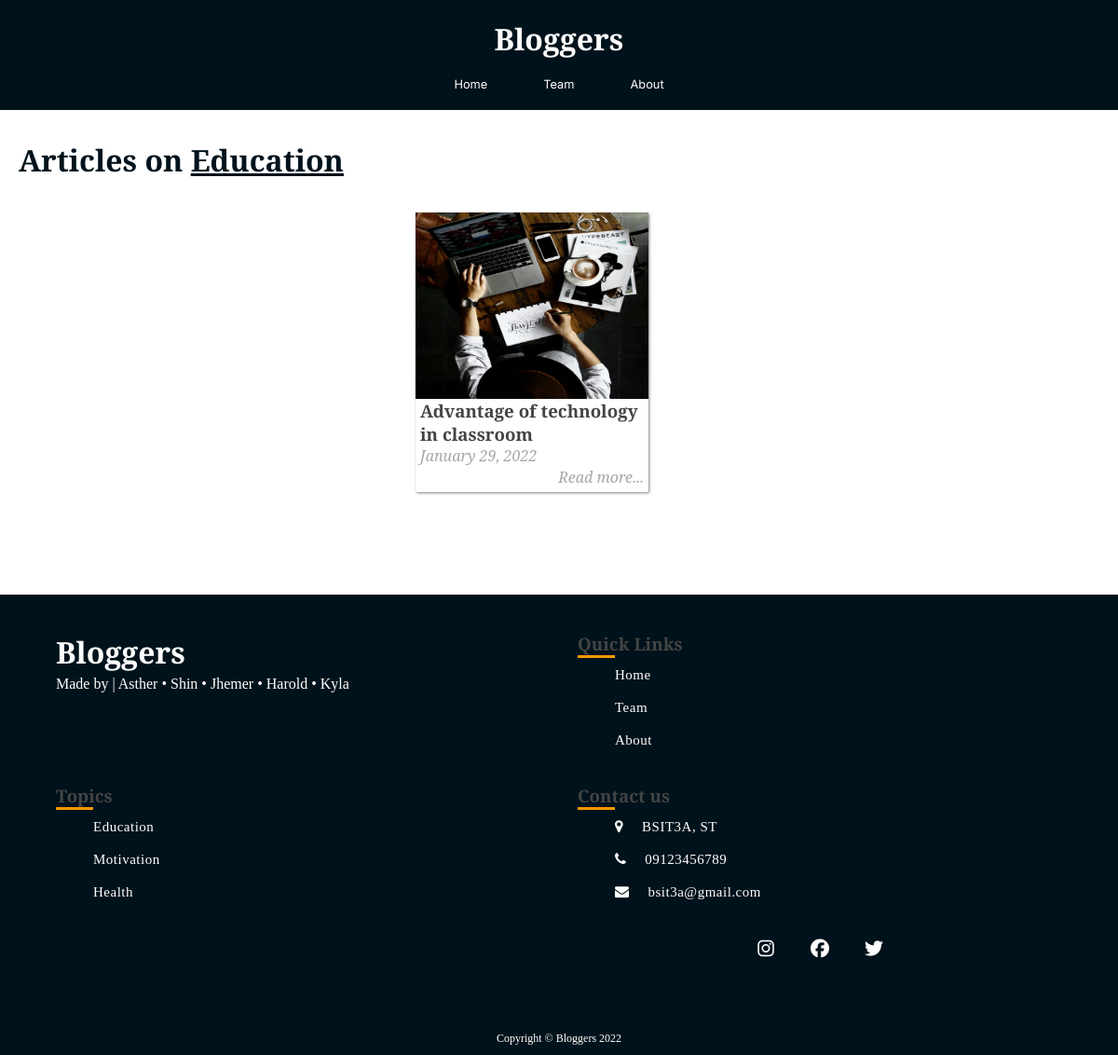
The app's page /blog/filtered_posts.php?topic=1, older data.
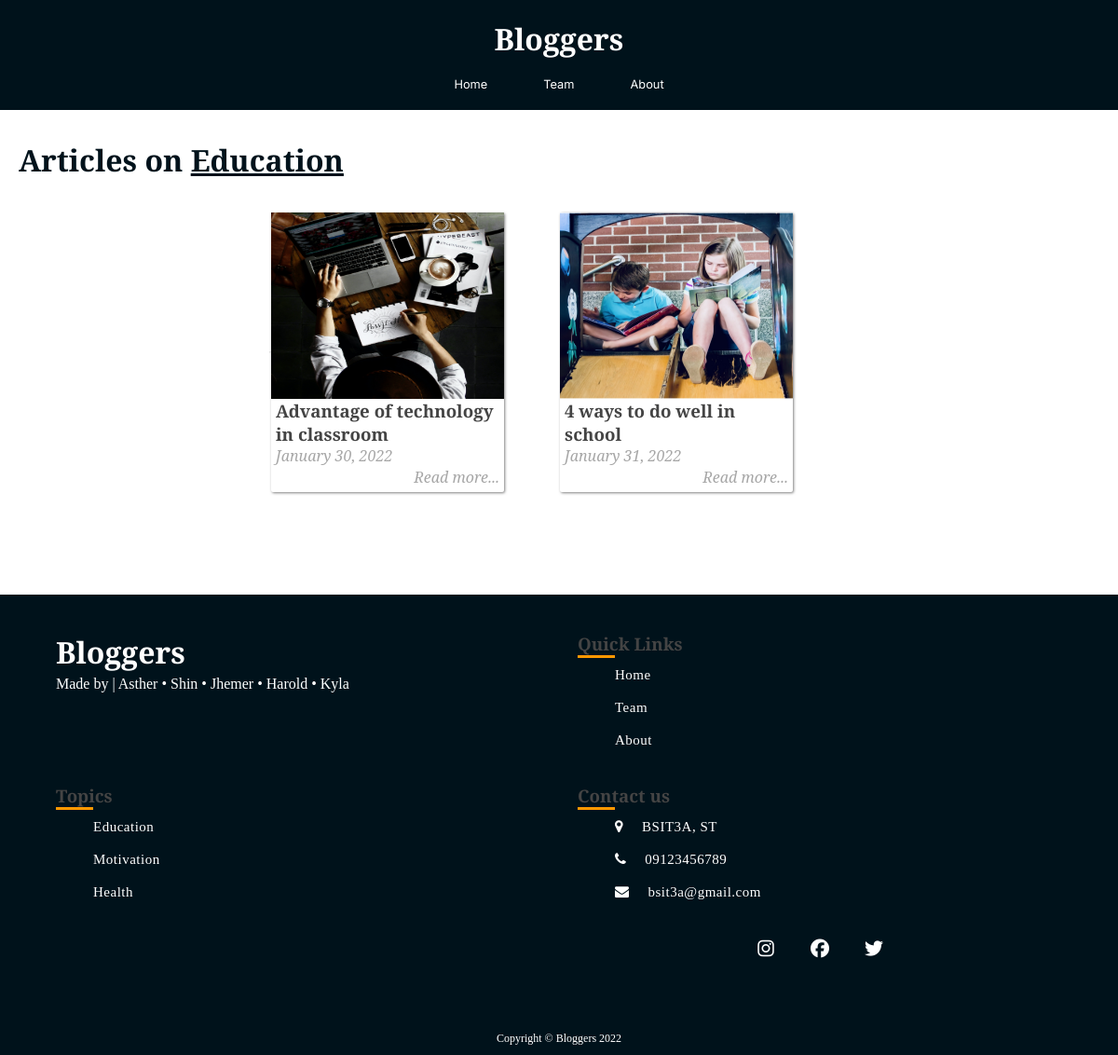
The same page, newer data.
### tables this page shows
CREATE TABLE `topics` (
  `id` int(11) NOT NULL,
  `name` varchar(255) NOT NULL,
  `slug` varchar(255) NOT NULL
);

CREATE TABLE `posts` (
  `id` int(11) NOT NULL,
  `user_id` int(11) DEFAULT NULL,
  `title` varchar(255) NOT NULL,
  `slug` varchar(255) NOT NULL,
  `views` int(11) NOT NULL DEFAULT 0,
  `image` longblob DEFAULT NULL,
  `body` text NOT NULL,
  `published` tinyint(1) NOT NULL,
  `created_at` timestamp NOT NULL DEFAULT current_timestamp() ON UPDATE current_timestamp(),
  `updated_at` timestamp NOT NULL DEFAULT '0000-00-00 00:00:00'
);

### blog/includes/public_functions.php (called while the page is built, shortened)
<?php
function getPostTopic($post_id){
	global $conn;
	$sql = "SELECT * FROM topics WHERE id=
			(SELECT topic_id FROM post_topic WHERE post_id=$post_id) LIMIT 1";
	$result = mysqli_query($conn, $sql);
	$topic = mysqli_fetch_assoc($result);
	return $topic;
}
function getPublishedPostsByTopic($topic_id) {
	global $conn;
	$sql = "SELECT * FROM posts ps
			WHERE ps.id IN
			(SELECT pt.post_id FROM post_topic pt
				WHERE pt.topic_id=$topic_id GROUP BY pt.post_id
				HAVING COUNT(1) = 1)";
	$result = mysqli_query($conn, $sql);
	$posts = mysqli_fetch_all($result, MYSQLI_ASSOC);
	$final_posts = array();
	foreach ($posts as $post) {
		$post['topic'] = getPostTopic($post['id']);
		array_push($final_posts, $post);
	}
	return $final_posts;
}
function getTopicNameById($id)
{
	global $conn;
	$sql = "SELECT name FROM topics WHERE id=$id";
	$result = mysqli_query($conn, $sql);
	$topic = mysqli_fetch_assoc($result);
	return $topic['name'];
}
?>

### blog/filtered_posts.php (the view, shortened to what this page needs)
<?php include('config.php'); ?>
<?php include('includes/public_functions.php'); ?>
<?php include('includes/head_section.php'); ?>
<?php
	if (isset($_GET['topic'])) {
		$topic_id = $_GET['topic'];
		$posts = getPublishedPostsByTopic($topic_id);
	}
?>
</head>
<body>
<div class="container filtered-posts">
	<?php include( ROOT_PATH . '/includes/navbar-opaque.php'); ?>
<div class="content">
	<h2 class="content-title">
		Articles on <u><?php echo getTopicNameById($topic_id); ?></u>
	</h2>
	<hr>
	<?php foreach ($posts as $post): ?>
		<div class="post" style="margin-left: 0px;">
			<img src="<?php echo BASE_URL . '/static/images/' . $post['image']; ?>" class="post_image" alt="">
			<a href="single_post.php?post-slug=<?php echo $post['slug']; ?>">
				<div class="post_info">
					<h3><?php echo $post['title'] ?></h3>
					<div class="info">
						<span><?php echo date("F j, Y ", strtotime($post["created_at"])); ?></span>
						<span class="read_more">Read more...</span>
					</div>
				</div>
			</a>
		</div>
	<?php endforeach ?>
</div>
</div>
	<?php include( ROOT_PATH . '/includes/footer.php'); ?>

### blog/includes/head_section.php (shortened to what this page needs)
<head>
	<link rel="stylesheet" href="static/css/public_styles.css">
</head>

### blog/includes/navbar-opaque.php
<?php if (isset($_SESSION['user']['username'])) { ?>
    <div class="navbar_ navbar-opaque">
        <div class="logo">
            <h1>Bloggers</h1>
        </div>
        <ul>
            <li><a class="active" href="index.php">Home</a></li>
            <li><a href="#news">Team</a></li>
            <li><a href="about.php">About</a></li>
        </ul>
    </div>
	<div class="logged_in_info">
		<span><?php echo $_SESSION['user']['username'] ?></span> |
		<a href="logout.php"><span><i class="fa fa-sign-out"></i></span></a>
	</div>
<?php }else{ ?>
    <div class="navbar_ navbar-opaque">
        <div class="logo">
            <h1>Bloggers</h1>
        </div>
        <ul>
            <li><a class="active" href="index.php">Home</a></li>
            <li><a href="team.php">Team</a></li>
            <li><a href="about.php">About</a></li>
        </ul>
    </div>
<?php } ?>

### blog/includes/footer.php (shortened to what this page needs)
<head>
  <link rel="stylesheet" href="https://cdnjs.cloudflare.com/ajax/libs/font-awesome/4.7.0/css/font-awesome.min.css">
</head>
<body>
<div class="footer">
  <div class="inner-footer">
    <div class="footer-items">
      <h1>Bloggers</h1>
      <p>Made by | Asther • Shin • Jhemer • Harold • Kyla</p>
    </div>
    <div class="footer-items">
      <h3>Quick Links</h3>
      <div class="border1"></div>
        <ul>
          <a href="index.php"><li>Home</li></a>
          <a href="team.php"><li>Team</li></a>
          <a href="about.php"><li>About</li></a>
        </ul>
    </div>
    <div class="footer-items">
      <h3>Topics</h3>
      <div class="border1"></div>
        <ul>
          <a href=""><li>Education</li></a>
          <a href=""><li>Motivation</li></a>
          <a href=""><li>Health</li></a>
        </ul>
    </div>
    <div class="footer-items">
      <h3>Contact us</h3>
      <div class="border1"></div>
        <ul>
          <li><i class="fa fa-map-marker" aria-hidden="true"></i>BSIT3A, ST</li>
          <li><i class="fa fa-phone" aria-hidden="true"></i>09123456789</li>
          <li><i class="fa fa-envelope" aria-hidden="true"></i>bsit3a@gmail.com</li>
        </ul>
        <div class="social-media">
          <a href="https://instagram.com"><i class="fab fa-instagram"></i></a>
          <a href="https://facebook.com"><i class="fab fa-facebook"></i></a>
          <a href="https://twitter.com"><i class="fab fa-twitter"></i></a>
        </div>
    </div>
  </div>
  <div class="footer-bottom">
    Copyright &copy; Bloggers 2022
  </div>
</div>
</body>

### blog/static/css/public_styles.css (style rules this page uses)
* { margin: 0px; padding: 0px; }
body { position: relative; margin: 0; padding-bottom: 6rem; min-height: 100%; }
h1, h2, h3, h4, h5, h6 { color: #444; font-family: "Averia Serif Libre", cursive; }
a { text-decoration: none; }
ul, ol { margin-left: 40px; }
hr { margin: 10px 0px; opacity: 0.25; }
.container { width: 100%; margin: 0px auto; }
.navbar-opaque { background: var(--primary-color); display: relative; }
.navbar_ ul { display: flex; margin: auto; justify-content: center; list-style-type: none; }
.navbar_ ul li { font-family: 'Inter', sans-serif; }
.navbar_ ul li a { display: block; color: white; text-align: center; padding: 20px 30px; font-size: .8em; text-decoration: none; }
.logo h1 { font-family: "Averia Serif Libre", cursive; color: #fff; text-align: center; padding-top: 20px; }
.content { display: flex; justify-content: center; align-items: center; flex-wrap: wrap; width: 100%; border-radius: 5px; min-height: 400px; margin: 50px 0; }
.content:after { content: ""; display: block; clear: both; }
.content .content-title { position: absolute; top: 0; left: 0; margin: 150px 20px; color: var(--primary-color); font-size: 2em; font-family: "Averia Serif Libre", cursive; }
.content .post { width: 250px; margin: 60px; height: 300px; float: left; border-radius: 2px; position: relative; box-shadow: 1px 1px 3px rgba(0,0,0,0.5); transition: 0.2s; }
.content .post .post_image { height: 200px; width: 100%; background-size: 100%; }
.content .post .post_info { height: 100%; padding: 0px 5px; font-weight: 200; font-family: "Noto Serif", serif; }
.content .post .post_info { color: #222; }
.content .post .post_info span { color: #a6a6a6; font-style: italic; }
.content .post .post_info span.read_more { position: absolute; right: 5px; bottom: 5px; }
.footer { position: relative; width: 100%; background: var(--primary-color); display: block; margin-bottom: -10000; }
.inner-footer { width: 95%; margin: auto; padding: 30px 10px; display: flex; flex-wrap: wrap; box-sizing: border-box; justify-content: center; }
.footer-items { width: 25%; padding: 10px 20px; box-sizing: border-box; color: #fff; }
.footer-items p { font-size: 16px; text-align: justify; line-height: 25px; color: #fff; }
.footer-items h1 { color: #fff; }
.border1 { height: 3px; width: 40px; background: #ff9800; color: #ff9800; background-color: #ff9800; border: 0px; }
.footer ul { list-style: none; color: #fff; font-size: 15px; letter-spacing: 0.5px; }
.footer ul a { text-decoration: none; outline: none; color: #fff; transition: 0.3s; }
.footer ul li { margin: 10px 0; height: 25px; }
.footer li i { margin-right: 20px; }
.social-media { width: 100%; color: #fff; text-align: center; font-size: 20px; }
.social-media a { text-decoration: none; }
.social-media i { height: 25px; width: 25px; margin: 20px 10px; padding: 4px; color: #fff; transition: 0.5s; }
.footer-bottom { padding: 10px; background: #00121b; color: #fff; font-size: 12px; text-align: center; }
@media screen and (max-width: 1275px) { .footer-items { width: 50%; } }

Row changes from the older to the newer data that the page shows:
changed posts "Advantage of technology in classroom": created_at "January 29, 2022" → "January 30, 2022"
added posts: image (picture), title "4 ways to do well in school", created_at "January 31, 2022"
